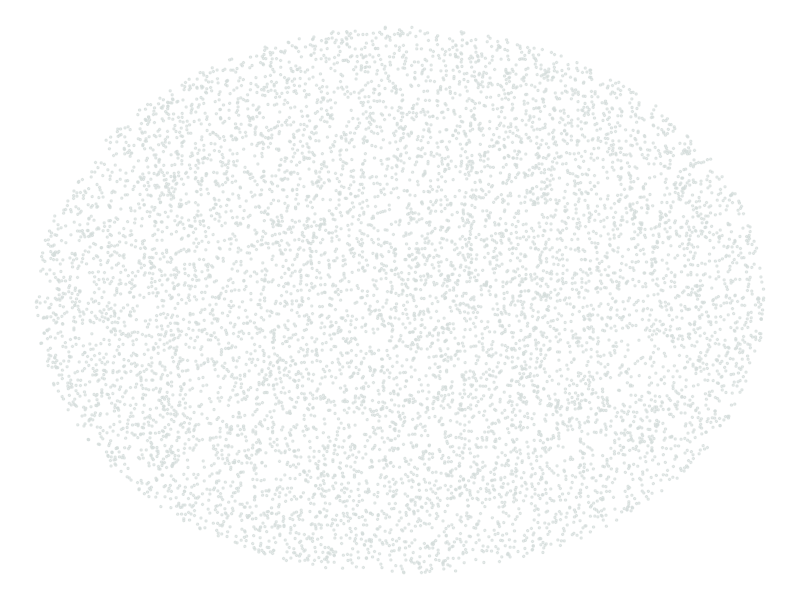
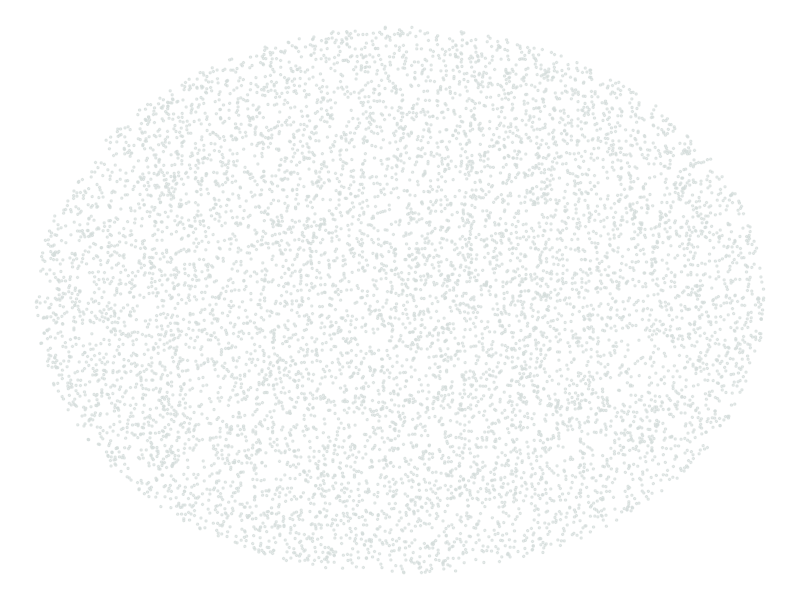

The R script that drew these images, in order:
library(ggplot2)

setwd('~/Desktop/human-trafficking')

set.seed(42)  # Ensures reproducibility

# Define number of points
num_points <- 9014

# Define circle center and radius
cx <- 50  # X-center
cy <- 50  # Y-center
radius_max <- 30  # Maximum radius of the circle

# Generate random polar coordinates (radius and angle)
r <- sqrt(runif(num_points, min = 0, max = 1)) * radius_max  # Ensures even distribution
theta <- runif(num_points, min = 0, max = 2 * pi)  # Random angles

# Convert polar coordinates to Cartesian
df <- data.frame(
  x = cx + r * cos(theta),
  y = cy + r * sin(theta)
)

# Create scatter plot
ggplot(df, aes(x, y)) +
  geom_point(size = 0.5, alpha = 0.6, color = "#d4dcda") +  # Adjust color as needed
  theme_void() +  # Remove axes
  theme(legend.position = "none")  # Hide legend

# Save the plot
ggsave("cases-hotline.png", width = 1000 / 100, height = 600 / 100, dpi = 300)
